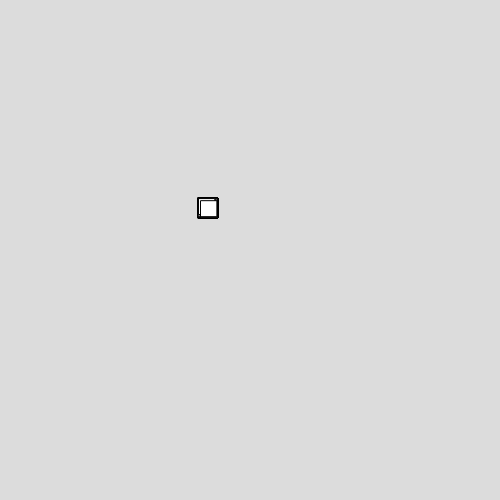
Frame 1 (no input)
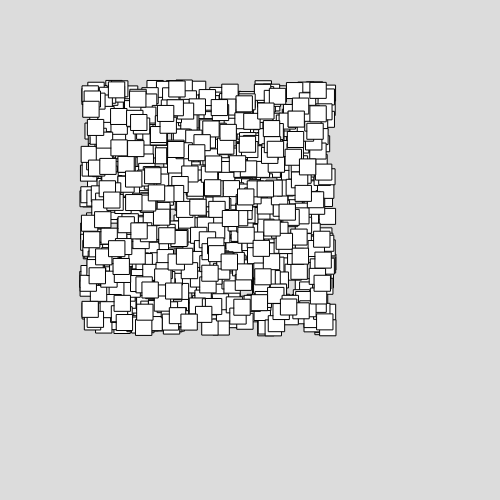
Frame 60 (no input)
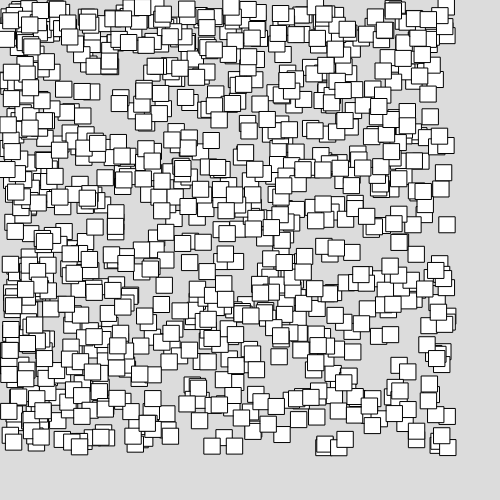
Frame 120 (the mouse pressed at the canvas centre since frame 60)

The p5.js sketch that drew these frames (run headless with seeded random() and noise() and a simulated clock; from frame 60 on, the mouse is pressed at the canvas centre):

// p5.js sketch
// ── sketch.js
class Bouncy {
  
  constructor(size, posX, posY, vitX, vitY){
    this.size = size;
    this.posX = posX;
    this.posY = posY;
    this.vitX = vitX;
    this.vitY = vitY;
    
  }
  
  
  bouger (){
    this.posX = this.posX + this.vitX;
    this.posY += this.vitY; 
  }
  
  rebondir (){
    if( this.posX + this.size > width || this.posX < 0 ){
      this.vitX = this.vitX * -1;
    }
    if( this.posY + this.size > height || this.posY < 0 ){
      this.vitY *= -1;  
    }
  }
  
  afficher (){
    stroke(0);
    square(this.posX, this.posY, this.size);
    noStroke();
    text(this.name, this.posX, this.posY-4);
  }
  
  update (){
    this.bouger();
    this.rebondir();
    this.afficher();
  }

};

let mesBouncies = [];

mesBouncies[0] = new Bouncy (16, 100, 200, 1.2, 1.79);
mesBouncies[1] = new Bouncy (20, 150, 120, 1.4, 1.9);
mesBouncies[2] = new Bouncy (10, 58, 45, 1.5, 2);

function setup() {
  createCanvas(500, 500);
  frameRate(120);
  
  for (let i = 0; i < 1000; i++){
    mesBouncies[i] = new Bouncy(16, 200, 200, random(-2, 2), random(-2,     2));
  }
}

function draw() {
  background(220);
  
  for (let i = 0; i < mesBouncies.length; i++){
    mesBouncies[i].update();
  }
  
}



 
